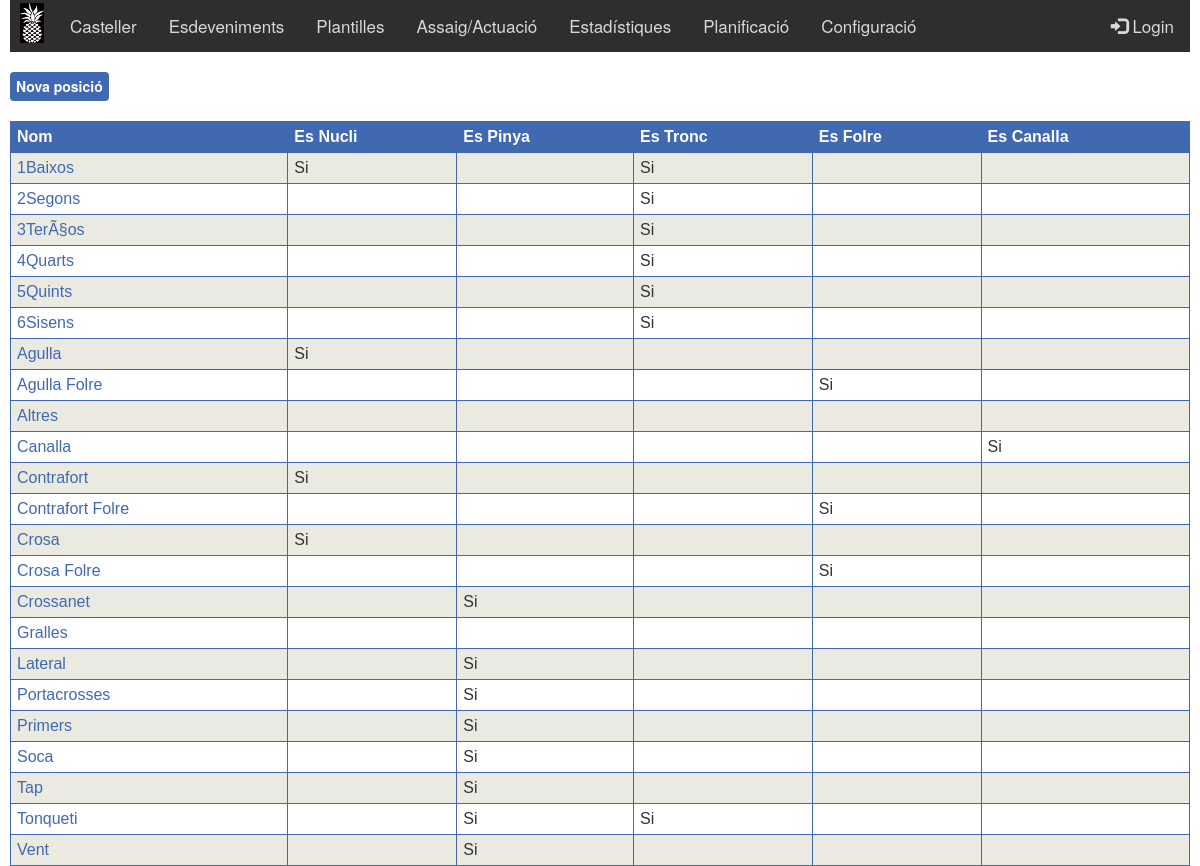
The app's page /Posicio.php (signed in) with its own data.
### tables this page shows
CREATE TABLE IF NOT EXISTS `POSICIO` (
  `Posicio_ID` int(11) NOT NULL AUTO_INCREMENT,
  `Nom` varchar(20) NOT NULL,
  `EsNucli` tinyint(1) NOT NULL,
  `EsCordo` tinyint(1) NOT NULL,
  `EsTronc` tinyint(1) NOT NULL,
  `COLORFONS` char(7) NOT NULL,
  `COLORTEXT` char(7) NOT NULL,
  `ESFOLRE` bit(1) DEFAULT NULL,
  `ESCANALLA` tinyint(1) DEFAULT NULL,
  `COLORCAMISA` char(7) NOT NULL,
  PRIMARY KEY (`Posicio_ID`)
);

### Head.php (called while the page is built, shortened)
<?php
	include "$_SERVER[DOCUMENT_ROOT]/pinyator/Head_public.php";
 ?>

### Posicio.php (the view, shortened to what this page needs)
<html>
<head>
	<?php include "$_SERVER[DOCUMENT_ROOT]/pinyator/Head.php";?>
</head>
<?php include "$_SERVER[DOCUMENT_ROOT]/pinyator/Style.php";?>
<body>
<?php $menu=7; include "$_SERVER[DOCUMENT_ROOT]/pinyator/Menu.php";?>
	<table class="butons">
	<tr>
		<th><a href="Posicio_Fitxa.php" class="boto" >Nova posició</a></th>
	</tr>
	</table>
	<br>
	<table class="llistes" style="width:100%">
		<tr class="llistes">
			<th class="llistes">Nom</th>
			<th class="llistes">Es Nucli</th>
			<th class="llistes">Es Pinya</th>
			<th class="llistes">Es Tronc</th>
			<th class="llistes">Es Folre</th>
			<th class="llistes">Es Canalla</th>
		</tr>
<?php
	include "$_SERVER[DOCUMENT_ROOT]/pinyator/Connexio.php";
	$sql="SELECT P.NOM, P.POSICIO_ID,
	P.ESNUCLI, P.ESCORDO, P.ESTRONC, P.ESFOLRE, P.ESCANALLA
	FROM POSICIO AS P
	ORDER BY NOM";
	$result = mysqli_query($conn, $sql);
	if (mysqli_num_rows($result) > 0)
	{
		while($row = mysqli_fetch_assoc($result))
		{
			echo "<tr class='llistes'>
			<td class='llistes'><a href='Posicio_Fitxa.php?id=".$row["POSICIO_ID"]."'>".$row["NOM"]."</a></td>
			<td class='llistes'>".retornaText($row["ESNUCLI"])."</td>
			<td class='llistes'>".retornaText($row["ESCORDO"])."</td>
			<td class='llistes'>".retornaText($row["ESTRONC"])."</td>
			<td class='llistes'>".retornaText($row["ESFOLRE"])."</td>
			<td class='llistes'>".retornaText($row["ESCANALLA"])."</td>
			</tr>";
		}
	}
	else if (mysqli_error($conn) != "")
	{
		echo "Error: " . $sql . "<br>" . mysqli_error($conn);
	}
function retornaText($valor)
{
	if ($valor == 1)
	{
		return "Si";
	}
	else
	{
		return "";
	}
}
?>
	</table>
</body>
</html>

### Head_public.php (shortened to what this page needs)
<link rel="stylesheet" href="https://maxcdn.bootstrapcdn.com/bootstrap/3.3.7/css/bootstrap.min.css">

### Style.php (shortened to what this page needs)
<link rel="stylesheet" href="Style_Custom.css?v=1.9">
<link rel="stylesheet" href="https://maxcdn.bootstrapcdn.com/bootstrap/3.3.7/css/bootstrap.min.css">

### Menu.php (shortened to what this page needs)
<div class="topnav" id="MainTopnav">
<a href="Pinyator.php"  style="padding:3px 10px"><img src="icons/logo.png"></a>
<?php
$event="";
$casteller="";
$plantilla="";
$castell="";
$planificacio="";
$login="";
$estadistiques="";
$configuracio="";
	if (EsCastellerLv1())
	{
		echo  "<a ".$casteller." href='Casteller.php'>Casteller</a>";
	}
	if (EsEventLv1())
	{
		echo  "<a ".$event." href='Event.php?e=1'>Esdeveniments</a>";
	}
	if (EsCastellLv2())
	{
		echo  "<a ".$plantilla." href='Plantilla.php'>Plantilles</a>
			<a ".$castell." href='Castell.php'>Assaig/Actuació</a>
			<a ".$estadistiques." href='Estadistiques.php'>Estadístiques</a>";
	}
	if (EsBossLv2())
	{
		echo "<a ".$planificacio." href='Planificacio.php'>Planificació</a>";
	}
	if (EsAdmin())
	{
		echo "<a ".$configuracio." href='Configuracio.php'>Configuració</a>";
	}
?>
	<div class="topnav-right">
		  <a <?php echo $login?> href="Login.php"><span class="glyphicon glyphicon-log-in"></span> Login</a>
	</div>
</div>
<br>
<?php
function EsLv1($valor)
{
	return (!empty($_SESSION[$valor]) && ($_SESSION[$valor]>0));
}
function EsLv2($valor)
{
	return (!empty($_SESSION[$valor]) && ($_SESSION[$valor]>1));
}
function EsEventLv1()
{
	return EsLv1("event");
}
function EsCastellerLv1()
{
	return EsLv1("casteller");
}
function EsCastellLv2()
{
	return EsLv2("castell");
}
function EsBossLv2()
{
	return EsLv2("boss");
}
function EsAdmin()
{
	return EsLv2("admin");
}
?>

### Style_Custom.css (style rules this page uses)
.topnav { overflow: hidden; background-color: #2E2E2E; }
.topnav a { float: left; display: block; color: #D8D8D8; text-align: center; padding: 14px 16px; text-decoration: none; font-size: 17px; }
.topnav-right { float: right; }
table.butons { border: 0px; width: 80%; }
table.llistes { font-family: arial, sans-serif; border-collapse: collapse; width: 100%; }
th.llistes { border: 1px solid #4069B2; text-align: left; padding: 6px; background-color: #4069B2; color: #FFF; }
td.llistes { border: 1px solid #4069B2; text-align: left; padding: 6px; }
tr.llistes:nth-child(even) { background-color: #eaeae1; }
td.llistes a { color: #4069B2; }
.boto { display: inline-block; padding: 2px 6px; font-size: 14px; line-height: 1.8; vertical-align: bottom; -webkit-appearance: none; -moz-appearance: none; appearance: none; -webkit-box-shadow: none; -moz-box-shadow: none; box-shadow: none; -webkit-border-radius: 0; -moz-border-radius: 0; border-radius: 4px; color: #FFF; background-color: #4069B2; border-color:#1D51B2; border: none; text-align: center; white-space: nowrap; vertical-align: middle; cursor: pointer; -moz-user-select: none; background-image: none; font-weight: bold; }

### records on screen
posicio: Nom "1Baixos", EsNucli "Si", EsTronc "Si"
posicio: Nom "2Segons", EsTronc "Si"
posicio: Nom "3TerÃ§os", EsTronc "Si"
posicio: Nom "4Quarts", EsTronc "Si"
posicio: Nom "5Quints", EsTronc "Si"
posicio: Nom "6Sisens", EsTronc "Si"
posicio: Nom "Agulla", EsNucli "Si"
posicio: Nom "Agulla Folre", ESFOLRE "Si"
posicio: Nom "Altres"
posicio: Nom "Canalla", ESCANALLA "Si"
posicio: Nom "Contrafort", EsNucli "Si"
posicio: Nom "Contrafort Folre", ESFOLRE "Si"
posicio: Nom "Crosa", EsNucli "Si"
posicio: Nom "Crosa Folre", ESFOLRE "Si"
posicio: Nom "Crossanet", EsCordo "Si"
posicio: Nom "Gralles"
posicio: Nom "Lateral", EsCordo "Si"
posicio: Nom "Portacrosses", EsCordo "Si"
posicio: Nom "Primers", EsCordo "Si"
posicio: Nom "Soca", EsCordo "Si"
posicio: Nom "Tap", EsCordo "Si"
posicio: Nom "Tonqueti", EsCordo "Si", EsTronc "Si"
posicio: Nom "Vent", EsCordo "Si"
